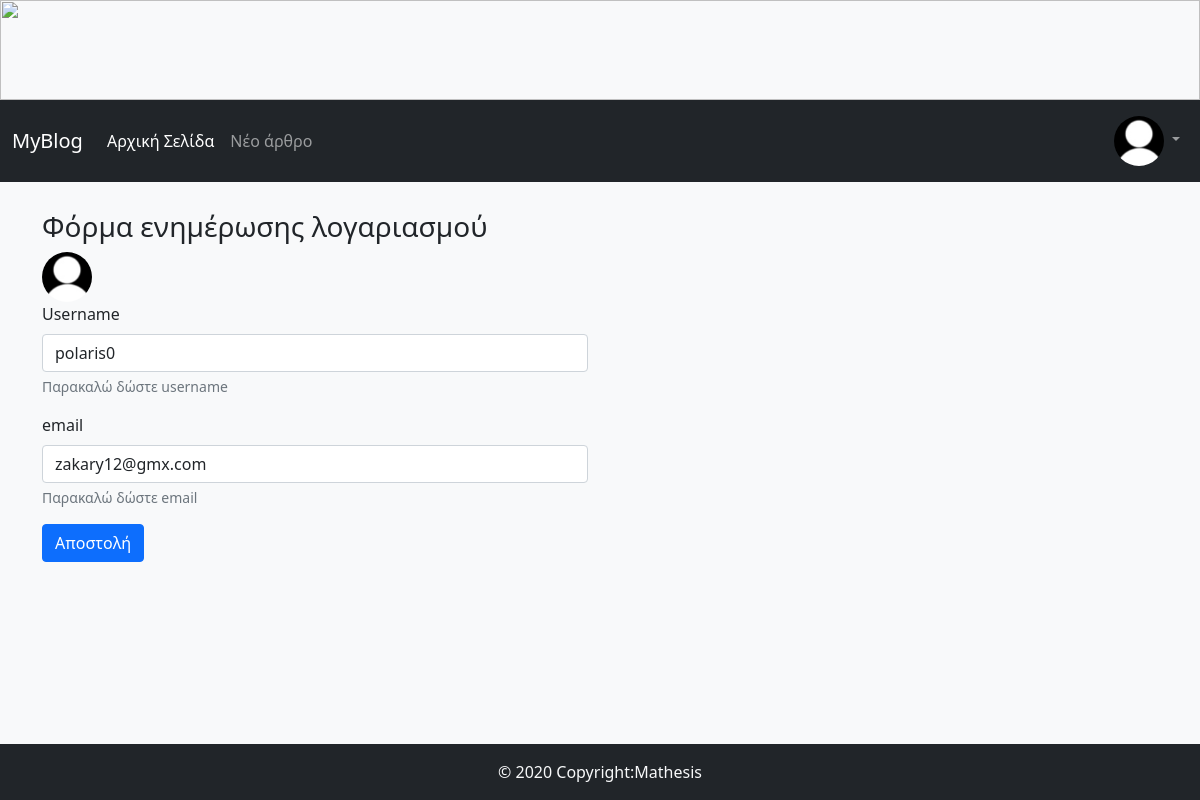
The app's page /account/ (signed in) with its own data.
### FlaskBlogApp/models.py (models this page shows, shortened)
class User(db.Model,UserMixin):
    id = db.Column(db.Integer, primary_key=True)
    username = db.Column(db.String(15), unique=True, nullable=False)
    email = db.Column(db.String(150), unique=True, nullable=False)
    password = db.Column(db.String(36), nullable=False)
    profile_image = db.Column(db.String(30),default='default_profile_image.jpg')
    articles = db.relationship('Article', backref='author', lazy=True)

### FlaskBlogApp/routes.py (the view)
@app.route("/account/", methods=["GET", "POST"])
@login_required
def account():
    form=AccountUpdateForm(username=current_user.username, email=current_user.email)
    if request.method=="POST" and form.validate_on_submit():
        current_user.username=form.username.data # καταλαβαίνει το alchemy και κάνει αλλαγή στη βάση
        current_user.email=form.email.data
        db.session.commit() # δεν χρειάζεται να δηλώσουμε add
        flash(f"Eπιτυχής ενημέρωση χρήστη", "success")
        return redirect(url_for("root"))
    return render_template("account_update.html",form=form)

### FlaskBlogApp/forms.py (shortened to what this page needs)
class AccountUpdateForm(FlaskForm):
    username = StringField(label="Username",
                           validators=[DataRequired(message="Αυτό το πεδίο δε μπορεί να είναι κενό."),
                                       Length(min=3, max=15, message="Αυτό το πεδίο πρέπει να είναι από 3 έως 15 χαρακτήρες")])
    email = StringField(label="email",
                           validators=[DataRequired(message="Αυτό το πεδίο δε μπορεί να είναι κενό."),
                                       Email(message="Παρακαλώ εισάγετε ένα σωστό email")])
    submit = SubmitField('Αποστολή')

### FlaskBlogApp/models.py (called while the page is built)
@login_manager.user_loader
def load_user(user_id):
    return User.query.get(int(user_id))

### FlaskBlogApp/templates/account_update.html (shortened to what this page needs)
{%extends "base.html"%}
{% block content %}
<div class="container login-container">
    <div class="row">
        <div class="col-md-6 login-form-l">
            <h3>Φόρμα ενημέρωσης λογαριασμού</h3>
            <img class="rounded-circle navbar-profile-image" src="{{url_for('static',filename='images/profiles_images/'+current_user.profile_image)}}" alt="{{current_user.username}}"
            data-holder-rendered="true" data-bs-toggle="tooltip" data-bs-placement="top", title="{{current_user.username}}">
            <form action="#" , method="POST">
                <div class="mb-3">
                    {{form.username.label(class="form-label")}}
                    {{form.username(class="form-control",required=False)}}
                    <div id="usernameHelp" class="form-text">Παρακαλώ δώστε username</div>
                </div>
                <div class="mb-3">
                    {{form.email.label(class="form-label")}}
                    {{form.email(class="form-control",required=False)}}
                    <div id="emailHelp" class="form-text">Παρακαλώ δώστε email</div>
                </div>
                <div class="mb-3">
                    {{form.submit(class="btn btn-primary")}}
                </div>
            </form>
        </div>
    </div>
</div>
{%endblock content%}

### FlaskBlogApp/templates/navbar.html (shortened to what this page needs)
<img src="{{url_for('static',filename='images/sea.jpg')}}" width="100%" height="100px" class="img-responsive">
<nav class="navbar navbar-expand-lg navbar-dark bg-dark ">
    <div class="container-fluid">
      <a class="navbar-brand" href="/">MyBlog</a>
      <div class="collapse navbar-collapse" id="navbarNav">
        <ul class="navbar-nav me-auto mb-2 mb-lg-0">
          <li class="nav-item">
            <a class="nav-link active" aria-current="page" href="/">Aρχική Σελίδα</a>
          </li>
          <li class="nav-item">
            <a class="nav-link" href="/new_article/">Νέο άρθρο</a>
          </li>
          </ul>
          <ul class="nav navbar-nav navbar-right">
            {% if current_user.is_authenticated%}
            <li class="nav-item dropdown">
                <a class="nav-link dropdown-toggle" href="#" id="navbarDropdown" role="button" data-bs-toggle="dropdown" aria-expanded="false">
                  <img class="rounded-circle navbar-profile-image" src="{{url_for('static',filename='images/profiles_images/'+current_user.profile_image)}}" alt="{{current_user.username}}"
                  data-holder-rendered="true" data-bs-toggle="tooltip" data-bs-placement="top", title="{{current_user.username}}">
                </a>
            </li>
          {%endif%}
        </ul>
      </div>
    </div>
  </nav>

### FlaskBlogApp/static/css/styles.css (style rules this page uses)
body { background-color: #f8f9fa; }
.container { margin-top: 20px; }
.row { margin-top: 20px; }
.navbar-profile-image { width: 50px; height: 50px; }

### FlaskBlogApp/templates/base.html (style rules this page uses)
body { padding-top: 170px; }
body { padding-bottom: 70px; }

### records on screen
User: profile_image (placeholder picture), username "polaris0", email "zakary12@gmx.com"
